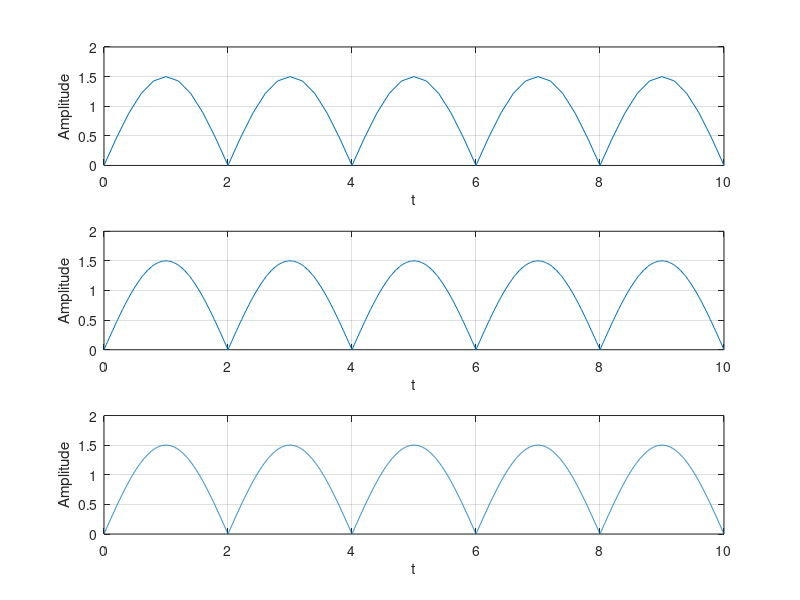

Source code (MATLAB):
t1=0:0.2:10;                   
s1=abs(1.5*sin(2*pi*0.25*t1)); 
subplot(3,1,1)
plot(t1,s1),grid
xlabel('t')
ylabel('Amplitude')

t2=0:0.02:10;
s2=abs(1.5*sin(2*pi*0.25*t2));
subplot(3,1,2)
plot(t2,s2),grid
xlabel('t')
ylabel('Amplitude')

t3=0:0.002:10;
s3=abs(1.5*sin(2*pi*0.25*t3));
subplot(3,1,3)
plot(t3,s3),grid
xlabel('t')
ylabel('Amplitude')
